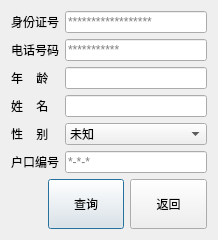
<?xml version="1.0" encoding="UTF-8"?>
<ui version="4.0">
 <class>QueryData</class>
 <widget class="QDialog" name="QueryData">
  <property name="geometry">
   <rect>
    <x>0</x>
    <y>0</y>
    <width>218</width>
    <height>238</height>
   </rect>
  </property>
  <property name="windowTitle">
   <string>查询条件</string>
  </property>
  <layout class="QVBoxLayout" name="verticalLayout">
   <item>
    <layout class="QHBoxLayout" name="horizontalLayout_3">
     <item>
      <widget class="QLabel" name="label">
       <property name="minimumSize">
        <size>
         <width>48</width>
         <height>0</height>
        </size>
       </property>
       <property name="maximumSize">
        <size>
         <width>48</width>
         <height>16777215</height>
        </size>
       </property>
       <property name="text">
        <string>身份证号</string>
       </property>
      </widget>
     </item>
     <item>
      <widget class="QLineEdit" name="lineEdit_ID">
       <property name="minimumSize">
        <size>
         <width>120</width>
         <height>0</height>
        </size>
       </property>
       <property name="text">
        <string/>
       </property>
       <property name="placeholderText">
        <string>******************</string>
       </property>
      </widget>
     </item>
    </layout>
   </item>
   <item>
    <layout class="QHBoxLayout" name="horizontalLayout_4">
     <item>
      <widget class="QLabel" name="label_2">
       <property name="minimumSize">
        <size>
         <width>48</width>
         <height>0</height>
        </size>
       </property>
       <property name="maximumSize">
        <size>
         <width>48</width>
         <height>16777215</height>
        </size>
       </property>
       <property name="text">
        <string>电话号码</string>
       </property>
      </widget>
     </item>
     <item>
      <widget class="QLineEdit" name="lineEdit_phone">
       <property name="placeholderText">
        <string>***********</string>
       </property>
      </widget>
     </item>
    </layout>
   </item>
   <item>
    <layout class="QHBoxLayout" name="horizontalLayout_5">
     <item>
      <widget class="QLabel" name="label_4">
       <property name="sizePolicy">
        <sizepolicy hsizetype="Preferred" vsizetype="Preferred">
         <horstretch>0</horstretch>
         <verstretch>0</verstretch>
        </sizepolicy>
       </property>
       <property name="minimumSize">
        <size>
         <width>48</width>
         <height>0</height>
        </size>
       </property>
       <property name="maximumSize">
        <size>
         <width>48</width>
         <height>16777215</height>
        </size>
       </property>
       <property name="text">
        <string>年    龄</string>
       </property>
      </widget>
     </item>
     <item>
      <widget class="QLineEdit" name="lineEdit_age">
       <property name="minimumSize">
        <size>
         <width>120</width>
         <height>0</height>
        </size>
       </property>
      </widget>
     </item>
    </layout>
   </item>
   <item>
    <layout class="QHBoxLayout" name="horizontalLayout_2">
     <item>
      <widget class="QLabel" name="label_3">
       <property name="minimumSize">
        <size>
         <width>48</width>
         <height>0</height>
        </size>
       </property>
       <property name="maximumSize">
        <size>
         <width>48</width>
         <height>16777215</height>
        </size>
       </property>
       <property name="text">
        <string>姓    名</string>
       </property>
       <property name="alignment">
        <set>Qt::AlignLeading|Qt::AlignLeft|Qt::AlignVCenter</set>
       </property>
      </widget>
     </item>
     <item>
      <widget class="QLineEdit" name="lineEdit_name">
       <property name="minimumSize">
        <size>
         <width>120</width>
         <height>0</height>
        </size>
       </property>
      </widget>
     </item>
    </layout>
   </item>
   <item>
    <layout class="QHBoxLayout" name="horizontalLayout_6">
     <item>
      <widget class="QLabel" name="label_5">
       <property name="sizePolicy">
        <sizepolicy hsizetype="Preferred" vsizetype="Preferred">
         <horstretch>48</horstretch>
         <verstretch>0</verstretch>
        </sizepolicy>
       </property>
       <property name="minimumSize">
        <size>
         <width>48</width>
         <height>0</height>
        </size>
       </property>
       <property name="maximumSize">
        <size>
         <width>48</width>
         <height>16777215</height>
        </size>
       </property>
       <property name="text">
        <string>性    别</string>
       </property>
      </widget>
     </item>
     <item>
      <widget class="QComboBox" name="cbBox_gender">
       <item>
        <property name="text">
         <string>未知</string>
        </property>
       </item>
       <item>
        <property name="text">
         <string>男</string>
        </property>
       </item>
       <item>
        <property name="text">
         <string>女</string>
        </property>
       </item>
       <item>
        <property name="text">
         <string>中性</string>
        </property>
       </item>
       <item>
        <property name="text">
         <string>男变女</string>
        </property>
       </item>
       <item>
        <property name="text">
         <string>女变男</string>
        </property>
       </item>
      </widget>
     </item>
    </layout>
   </item>
   <item>
    <layout class="QHBoxLayout" name="horizontalLayout">
     <item>
      <widget class="QLabel" name="label_6">
       <property name="sizePolicy">
        <sizepolicy hsizetype="Preferred" vsizetype="Preferred">
         <horstretch>48</horstretch>
         <verstretch>0</verstretch>
        </sizepolicy>
       </property>
       <property name="minimumSize">
        <size>
         <width>48</width>
         <height>0</height>
        </size>
       </property>
       <property name="maximumSize">
        <size>
         <width>48</width>
         <height>16777215</height>
        </size>
       </property>
       <property name="text">
        <string>户口编号</string>
       </property>
      </widget>
     </item>
     <item>
      <widget class="QLineEdit" name="lineEdit_prNumber">
       <property name="minimumSize">
        <size>
         <width>120</width>
         <height>0</height>
        </size>
       </property>
       <property name="placeholderText">
        <string>*-*-*</string>
       </property>
      </widget>
     </item>
    </layout>
   </item>
   <item>
    <layout class="QHBoxLayout" name="horizontalLayout_7">
     <item>
      <spacer name="horizontalSpacer">
       <property name="orientation">
        <enum>Qt::Horizontal</enum>
       </property>
       <property name="sizeType">
        <enum>QSizePolicy::Maximum</enum>
       </property>
       <property name="sizeHint" stdset="0">
        <size>
         <width>40</width>
         <height>20</height>
        </size>
       </property>
      </spacer>
     </item>
     <item>
      <widget class="QPushButton" name="pBtn_enquiry">
       <property name="minimumSize">
        <size>
         <width>60</width>
         <height>50</height>
        </size>
       </property>
       <property name="maximumSize">
        <size>
         <width>120</width>
         <height>50</height>
        </size>
       </property>
       <property name="text">
        <string>查询</string>
       </property>
      </widget>
     </item>
     <item>
      <widget class="QPushButton" name="pBtn_return">
       <property name="minimumSize">
        <size>
         <width>60</width>
         <height>50</height>
        </size>
       </property>
       <property name="maximumSize">
        <size>
         <width>120</width>
         <height>50</height>
        </size>
       </property>
       <property name="text">
        <string>返回</string>
       </property>
      </widget>
     </item>
    </layout>
   </item>
  </layout>
 </widget>
 <resources/>
 <connections/>
</ui>
